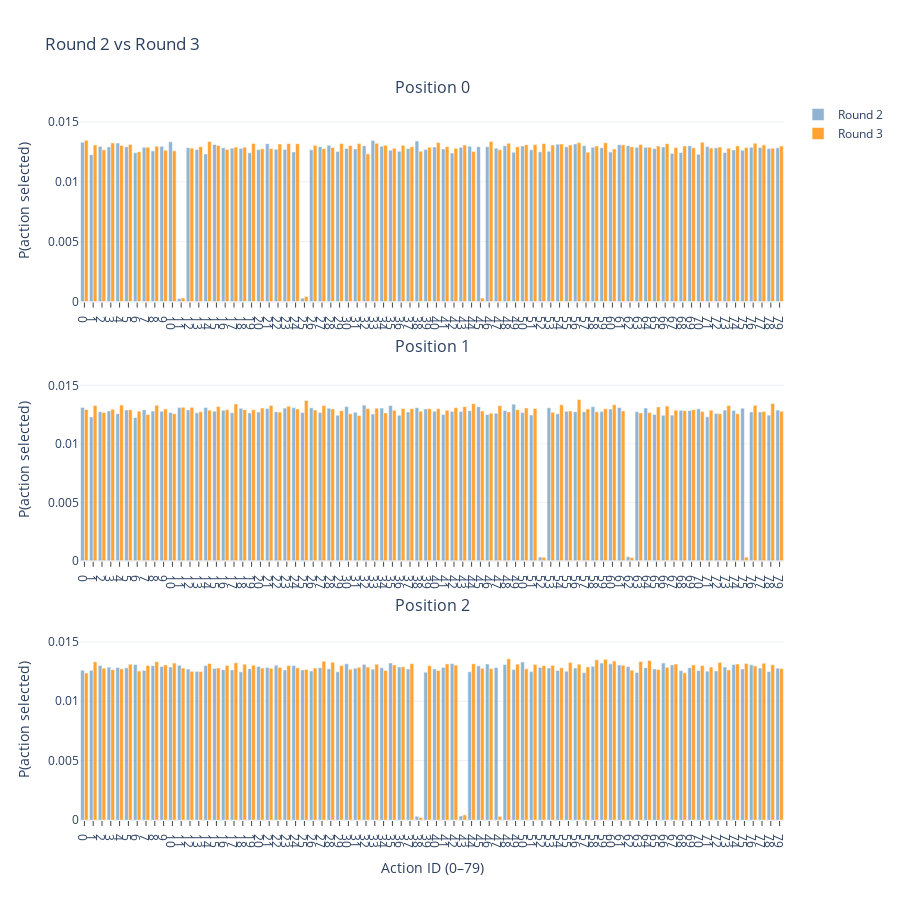

Notebook source saved alongside this figure:
### Code cell
# Round 3 (same tracker instance)
samp3 = tracker.next_round(
    random_state=None,     # or an int for reproducibility
    use_mc_if_needed=True, # True recommended for rounds >= 2
    n_sim=200_000          # tweak if you want faster/lower-variance
)
print("Round 3 samples:\n", samp3)

# Plot Round 2 vs Round 3
tracker.plot_compare(2, 3, title="Round 2 vs Round 3")

### Figure 1 — Plotly figure (JSON) as saved in the notebook; plotly's stock layout.template omitted (floating-point values rounded to 4 significant figures)
{"data": [{"customdata": [[0], [0], [0], [0], [0], [0], [0], [0], [0], [0], [0], [0], [0], [0], [0], [0], [0], [0], [0], [0], [0], [0], [0], [0], [0], [0], [0], [0], [0], [0], [0], [0], [0], [0], [0], [0], [0], [0], [0], [0], [0], [0], [0], [0], [0], [0], [0], [0], [0], [0], [0], [0], [0], [0], [0], [0], [0], [0], [0], [0], [0], [0], [0], [0], [0], [0], [0], [0], [0], [0], [0], [0], [0], [0], [0], [0], [0], [0], [0], [0]], "hovertemplate": "Position: %{customdata[0]}<br>Action: %{x}<br>Round: 2<br>P: %{y:.6f}<extra></extra>", "marker": {"color": "steelblue"}, "name": "Round 2", "opacity": 0.6, "showlegend": true, "type": "bar", "x": [0, 1, 2, 3, 4, 5, 6, 7, 8, 9, 10, 11, 12, 13, 14, 15, 16, 17, 18, 19, 20, 21, 22, 23, 24, 25, 26, 27, 28, 29, 30, 31, 32, 33, 34, 35, 36, 37, 38, 39, 40, 41, 42, 43, 44, 45, 46, 47, 48, 49, 50, 51, 52, 53, 54, 55, 56, 57, 58, 59, 60, 61, 62, 63, 64, 65, 66, 67, 68, 69, 70, 71, 72, 73, 74, 75, 76, 77, 78, 79], "xaxis": "x", "y": [0.01331, 0.01227, 0.01295, 0.01291, 0.01324, 0.01293, 0.01242, 0.01288, 0.01258, 0.01296, 0.01334, 0.00026, 0.01285, 0.01269, 0.01231, 0.01311, 0.01285, 0.01281, 0.01279, 0.01243, 0.01269, 0.01319, 0.01272, 0.0127, 0.0125, 0.00029, 0.01267, 0.01294, 0.01305, 0.01252, 0.01279, 0.01274, 0.01302, 0.01345, 0.01297, 0.01264, 0.01255, 0.01277, 0.01341, 0.01269, 0.0129, 0.01274, 0.0124, 0.01288, 0.01297, 0.01294, 0.01294, 0.01281, 0.01302, 0.01247, 0.01299, 0.01268, 0.01251, 0.01256, 0.01315, 0.01292, 0.01316, 0.01302, 0.01288, 0.01285, 0.01248, 0.0131, 0.01302, 0.01288, 0.01288, 0.01279, 0.01291, 0.01238, 0.01244, 0.01302, 0.0123, 0.01294, 0.01283, 0.01244, 0.01266, 0.01263, 0.01289, 0.01287, 0.01277, 0.01283], "yaxis": "y"}, {"customdata": [[0], [0], [0], [0], [0], [0], [0], [0], [0], [0], [0], [0], [0], [0], [0], [0], [0], [0], [0], [0], [0], [0], [0], [0], [0], [0], [0], [0], [0], [0], [0], [0], [0], [0], [0], [0], [0], [0], [0], [0], [0], [0], [0], [0], [0], [0], [0], [0], [0], [0], [0], [0], [0], [0], [0], [0], [0], [0], [0], [0], [0], [0], [0], [0], [0], [0], [0], [0], [0], [0], [0], [0], [0], [0], [0], [0], [0], [0], [0], [0]], "hovertemplate": "Position: %{customdata[0]}<br>Action: %{x}<br>Round: 3<br>P: %{y:.6f}<extra></extra>", "marker": {"color": "darkorange"}, "name": "Round 3", "opacity": 0.8, "showlegend": true, "type": "bar", "x": [0, 1, 2, 3, 4, 5, 6, 7, 8, 9, 10, 11, 12, 13, 14, 15, 16, 17, 18, 19, 20, 21, 22, 23, 24, 25, 26, 27, 28, 29, 30, 31, 32, 33, 34, 35, 36, 37, 38, 39, 40, 41, 42, 43, 44, 45, 46, 47, 48, 49, 50, 51, 52, 53, 54, 55, 56, 57, 58, 59, 60, 61, 62, 63, 64, 65, 66, 67, 68, 69, 70, 71, 72, 73, 74, 75, 76, 77, 78, 79], "xaxis": "x", "y": [0.01346, 0.01307, 0.01268, 0.01325, 0.01303, 0.01311, 0.01251, 0.0129, 0.01296, 0.01263, 0.01259, 0.00031, 0.01282, 0.01294, 0.01337, 0.01303, 0.0127, 0.0129, 0.0129, 0.0132, 0.01276, 0.01278, 0.01316, 0.0132, 0.01319, 0.00043, 0.01304, 0.01277, 0.01286, 0.0132, 0.01304, 0.0132, 0.01233, 0.01322, 0.01304, 0.0128, 0.01304, 0.01293, 0.01256, 0.01288, 0.01328, 0.01293, 0.0128, 0.01307, 0.01254, 0.0003, 0.01337, 0.01268, 0.01322, 0.01293, 0.0131, 0.0131, 0.0132, 0.01307, 0.01316, 0.01307, 0.01328, 0.01247, 0.01299, 0.01327, 0.01273, 0.01308, 0.01292, 0.01312, 0.01289, 0.01299, 0.01319, 0.01287, 0.013, 0.01283, 0.0133, 0.01282, 0.0129, 0.01281, 0.013, 0.01286, 0.01322, 0.01308, 0.0128, 0.01299], "yaxis": "y"}, {"customdata": [[1], [1], [1], [1], [1], [1], [1], [1], [1], [1], [1], [1], [1], [1], [1], [1], [1], [1], [1], [1], [1], [1], [1], [1], [1], [1], [1], [1], [1], [1], [1], [1], [1], [1], [1], [1], [1], [1], [1], [1], [1], [1], [1], [1], [1], [1], [1], [1], [1], [1], [1], [1], [1], [1], [1], [1], [1], [1], [1], [1], [1], [1], [1], [1], [1], [1], [1], [1], [1], [1], [1], [1], [1], [1], [1], [1], [1], [1], [1], [1]], "hovertemplate": "Position: %{customdata[0]}<br>Action: %{x}<br>Round: 2<br>P: %{y:.6f}<extra></extra>", "marker": {"color": "steelblue"}, "name": "Round 2", "opacity": 0.6, "showlegend": false, "type": "bar", "x": [0, 1, 2, 3, 4, 5, 6, 7, 8, 9, 10, 11, 12, 13, 14, 15, 16, 17, 18, 19, 20, 21, 22, 23, 24, 25, 26, 27, 28, 29, 30, 31, 32, 33, 34, 35, 36, 37, 38, 39, 40, 41, 42, 43, 44, 45, 46, 47, 48, 49, 50, 51, 52, 53, 54, 55, 56, 57, 58, 59, 60, 61, 62, 63, 64, 65, 66, 67, 68, 69, 70, 71, 72, 73, 74, 75, 76, 77, 78, 79], "xaxis": "x2", "y": [0.01311, 0.0123, 0.01276, 0.01281, 0.01258, 0.0129, 0.01226, 0.01291, 0.01281, 0.01278, 0.01269, 0.0131, 0.0129, 0.01265, 0.01311, 0.0128, 0.01287, 0.01266, 0.01304, 0.01264, 0.01272, 0.01302, 0.01274, 0.01306, 0.0131, 0.01267, 0.01308, 0.01269, 0.01304, 0.01245, 0.01319, 0.01269, 0.01332, 0.01255, 0.01306, 0.01328, 0.01244, 0.01273, 0.01309, 0.01298, 0.01279, 0.01251, 0.01277, 0.01277, 0.01283, 0.01317, 0.01251, 0.01261, 0.01285, 0.0134, 0.01268, 0.01247, 0.000325, 0.01308, 0.01257, 0.01278, 0.01274, 0.01274, 0.01317, 0.01276, 0.01298, 0.01311, 0.000355, 0.01275, 0.01307, 0.01252, 0.01244, 0.01246, 0.01286, 0.01285, 0.01299, 0.01231, 0.0126, 0.01289, 0.01286, 0.01305, 0.01273, 0.01273, 0.01246, 0.01289], "yaxis": "y2"}, {"customdata": [[1], [1], [1], [1], [1], [1], [1], [1], [1], [1], [1], [1], [1], [1], [1], [1], [1], [1], [1], [1], [1], [1], [1], [1], [1], [1], [1], [1], [1], [1], [1], [1], [1], [1], [1], [1], [1], [1], [1], [1], [1], [1], [1], [1], [1], [1], [1], [1], [1], [1], [1], [1], [1], [1], [1], [1], [1], [1], [1], [1], [1], [1], [1], [1], [1], [1], [1], [1], [1], [1], [1], [1], [1], [1], [1], [1], [1], [1], [1], [1]], "hovertemplate": "Position: %{customdata[0]}<br>Action: %{x}<br>Round: 3<br>P: %{y:.6f}<extra></extra>", "marker": {"color": "darkorange"}, "name": "Round 3", "opacity": 0.8, "showlegend": false, "type": "bar", "x": [0, 1, 2, 3, 4, 5, 6, 7, 8, 9, 10, 11, 12, 13, 14, 15, 16, 17, 18, 19, 20, 21, 22, 23, 24, 25, 26, 27, 28, 29, 30, 31, 32, 33, 34, 35, 36, 37, 38, 39, 40, 41, 42, 43, 44, 45, 46, 47, 48, 49, 50, 51, 52, 53, 54, 55, 56, 57, 58, 59, 60, 61, 62, 63, 64, 65, 66, 67, 68, 69, 70, 71, 72, 73, 74, 75, 76, 77, 78, 79], "xaxis": "x2", "y": [0.01293, 0.01328, 0.01268, 0.01296, 0.01332, 0.01292, 0.0128, 0.01251, 0.01331, 0.01297, 0.01258, 0.01313, 0.01312, 0.01274, 0.01288, 0.0132, 0.01292, 0.01341, 0.01293, 0.01291, 0.01306, 0.01328, 0.01272, 0.01323, 0.01299, 0.01371, 0.01289, 0.01328, 0.01299, 0.01284, 0.01258, 0.01242, 0.01301, 0.01305, 0.01264, 0.01287, 0.01302, 0.01301, 0.0128, 0.01301, 0.01299, 0.01287, 0.0131, 0.01317, 0.01344, 0.01282, 0.01262, 0.01327, 0.01273, 0.01293, 0.01307, 0.01302, 0.0003, 0.0127, 0.01334, 0.01281, 0.01379, 0.01298, 0.01273, 0.013, 0.01335, 0.01282, 0.000285, 0.01264, 0.01267, 0.01316, 0.01324, 0.01287, 0.01282, 0.01293, 0.01276, 0.01288, 0.01257, 0.01328, 0.01257, 0.00032, 0.01329, 0.01277, 0.01346, 0.0128], "yaxis": "y2"}, {"customdata": [[2], [2], [2], [2], [2], [2], [2], [2], [2], [2], [2], [2], [2], [2], [2], [2], [2], [2], [2], [2], [2], [2], [2], [2], [2], [2], [2], [2], [2], [2], [2], [2], [2], [2], [2], [2], [2], [2], [2], [2], [2], [2], [2], [2], [2], [2], [2], [2], [2], [2], [2], [2], [2], [2], [2], [2], [2], [2], [2], [2], [2], [2], [2], [2], [2], [2], [2], [2], [2], [2], [2], [2], [2], [2], [2], [2], [2], [2], [2], [2]], "hovertemplate": "Position: %{customdata[0]}<br>Action: %{x}<br>Round: 2<br>P: %{y:.6f}<extra></extra>", "marker": {"color": "steelblue"}, "name": "Round 2", "opacity": 0.6, "showlegend": false, "type": "bar", "x": [0, 1, 2, 3, 4, 5, 6, 7, 8, 9, 10, 11, 12, 13, 14, 15, 16, 17, 18, 19, 20, 21, 22, 23, 24, 25, 26, 27, 28, 29, 30, 31, 32, 33, 34, 35, 36, 37, 38, 39, 40, 41, 42, 43, 44, 45, 46, 47, 48, 49, 50, 51, 52, 53, 54, 55, 56, 57, 58, 59, 60, 61, 62, 63, 64, 65, 66, 67, 68, 69, 70, 71, 72, 73, 74, 75, 76, 77, 78, 79], "xaxis": "x3", "y": [0.01261, 0.0126, 0.01302, 0.01287, 0.01284, 0.01281, 0.0131, 0.0126, 0.01299, 0.01293, 0.01287, 0.01302, 0.01271, 0.01252, 0.013, 0.01276, 0.01266, 0.01264, 0.01248, 0.01274, 0.01293, 0.01283, 0.01303, 0.01263, 0.013, 0.01263, 0.01255, 0.01282, 0.01273, 0.01248, 0.01315, 0.01278, 0.01311, 0.0127, 0.01281, 0.01322, 0.01289, 0.01272, 0.000315, 0.01245, 0.01272, 0.01285, 0.01317, 0.00034, 0.01248, 0.01298, 0.01314, 0.01284, 0.0131, 0.01266, 0.0133, 0.01249, 0.01285, 0.0128, 0.01259, 0.01253, 0.0128, 0.0124, 0.01294, 0.01321, 0.01315, 0.01305, 0.01292, 0.01243, 0.01283, 0.01272, 0.01322, 0.01306, 0.01257, 0.01282, 0.01258, 0.01253, 0.01255, 0.01288, 0.01308, 0.01272, 0.01307, 0.0128, 0.0125, 0.01277], "yaxis": "y3"}, {"customdata": [[2], [2], [2], [2], [2], [2], [2], [2], [2], [2], [2], [2], [2], [2], [2], [2], [2], [2], [2], [2], [2], [2], [2], [2], [2], [2], [2], [2], [2], [2], [2], [2], [2], [2], [2], [2], [2], [2], [2], [2], [2], [2], [2], [2], [2], [2], [2], [2], [2], [2], [2], [2], [2], [2], [2], [2], [2], [2], [2], [2], [2], [2], [2], [2], [2], [2], [2], [2], [2], [2], [2], [2], [2], [2], [2], [2], [2], [2], [2], [2]], "hovertemplate": "Position: %{customdata[0]}<br>Action: %{x}<br>Round: 3<br>P: %{y:.6f}<extra></extra>", "marker": {"color": "darkorange"}, "name": "Round 3", "opacity": 0.8, "showlegend": false, "type": "bar", "x": [0, 1, 2, 3, 4, 5, 6, 7, 8, 9, 10, 11, 12, 13, 14, 15, 16, 17, 18, 19, 20, 21, 22, 23, 24, 25, 26, 27, 28, 29, 30, 31, 32, 33, 34, 35, 36, 37, 38, 39, 40, 41, 42, 43, 44, 45, 46, 47, 48, 49, 50, 51, 52, 53, 54, 55, 56, 57, 58, 59, 60, 61, 62, 63, 64, 65, 66, 67, 68, 69, 70, 71, 72, 73, 74, 75, 76, 77, 78, 79], "xaxis": "x3", "y": [0.01238, 0.01332, 0.01278, 0.01266, 0.01273, 0.01311, 0.01255, 0.01301, 0.01333, 0.01305, 0.01321, 0.01279, 0.01252, 0.01249, 0.01319, 0.0128, 0.01302, 0.01324, 0.01311, 0.01304, 0.0128, 0.01277, 0.01286, 0.01302, 0.01282, 0.01268, 0.0128, 0.01337, 0.01329, 0.013, 0.0127, 0.01286, 0.01288, 0.01312, 0.01259, 0.01306, 0.0129, 0.01316, 0.000215, 0.01299, 0.01259, 0.01315, 0.01304, 0.00043, 0.01316, 0.01277, 0.01275, 0.00031, 0.01358, 0.01311, 0.01273, 0.0131, 0.013, 0.01302, 0.01282, 0.01325, 0.01311, 0.01289, 0.01349, 0.01353, 0.01338, 0.01303, 0.01261, 0.01335, 0.01344, 0.01267, 0.01286, 0.01313, 0.01239, 0.01306, 0.01301, 0.01287, 0.01327, 0.01264, 0.01313, 0.01319, 0.01298, 0.0132, 0.01307, 0.01275], "yaxis": "y3"}], "layout": {"annotations": [{"font": {"size": 16}, "showarrow": false, "text": "Position 0", "x": 0.5, "xanchor": "center", "xref": "paper", "y": 1, "yanchor": "bottom", "yref": "paper"}, {"font": {"size": 16}, "showarrow": false, "text": "Position 1", "x": 0.5, "xanchor": "center", "xref": "paper", "y": 0.64, "yanchor": "bottom", "yref": "paper"}, {"font": {"size": 16}, "showarrow": false, "text": "Position 2", "x": 0.5, "xanchor": "center", "xref": "paper", "y": 0.28, "yanchor": "bottom", "yref": "paper"}], "bargap": 0.15, "barmode": "group", "height": 900, "title": {"text": "Round 2 vs Round 3"}, "xaxis": {"anchor": "y", "domain": [0, 1], "showticklabels": true, "tickmode": "array", "ticks": "outside", "ticktext": ["0", "1", "2", "3", "4", "5", "6", "7", "8", "9", "10", "11", "12", "13", "14", "15", "16", "17", "18", "19", "20", "21", "22", "23", "24", "25", "26", "27", "28", "29", "30", "31", "32", "33", "34", "35", "36", "37", "38", "39", "40", "41", "42", "43", "44", "45", "46", "47", "48", "49", "50", "51", "52", "53", "54", "55", "56", "57", "58", "59", "60", "61", "62", "63", "64", "65", "66", "67", "68", "69", "70", "71", "72", "73", "74", "75", "76", "77", "78", "79"], "tickvals": [0, 1, 2, 3, 4, 5, 6, 7, 8, 9, 10, 11, 12, 13, 14, 15, 16, 17, 18, 19, 20, 21, 22, 23, 24, 25, 26, 27, 28, 29, 30, 31, 32, 33, 34, 35, 36, 37, 38, 39, 40, 41, 42, 43, 44, 45, 46, 47, 48, 49, 50, 51, 52, 53, 54, 55, 56, 57, 58, 59, 60, 61, 62, 63, 64, 65, 66, 67, 68, 69, 70, 71, 72, 73, 74, 75, 76, 77, 78, 79]}, "xaxis2": {"anchor": "y2", "domain": [0, 1], "showticklabels": true, "tickmode": "array", "ticks": "outside", "ticktext": ["0", "1", "2", "3", "4", "5", "6", "7", "8", "9", "10", "11", "12", "13", "14", "15", "16", "17", "18", "19", "20", "21", "22", "23", "24", "25", "26", "27", "28", "29", "30", "31", "32", "33", "34", "35", "36", "37", "38", "39", "40", "41", "42", "43", "44", "45", "46", "47", "48", "49", "50", "51", "52", "53", "54", "55", "56", "57", "58", "59", "60", "61", "62", "63", "64", "65", "66", "67", "68", "69", "70", "71", "72", "73", "74", "75", "76", "77", "78", "79"], "tickvals": [0, 1, 2, 3, 4, 5, 6, 7, 8, 9, 10, 11, 12, 13, 14, 15, 16, 17, 18, 19, 20, 21, 22, 23, 24, 25, 26, 27, 28, 29, 30, 31, 32, 33, 34, 35, 36, 37, 38, 39, 40, 41, 42, 43, 44, 45, 46, 47, 48, 49, 50, 51, 52, 53, 54, 55, 56, 57, 58, 59, 60, 61, 62, 63, 64, 65, 66, 67, 68, 69, 70, 71, 72, 73, 74, 75, 76, 77, 78, 79]}, "xaxis3": {"anchor": "y3", "domain": [0, 1], "showticklabels": true, "tickmode": "array", "ticks": "outside", "ticktext": ["0", "1", "2", "3", "4", "5", "6", "7", "8", "9", "10", "11", "12", "13", "14", "15", "16", "17", "18", "19", "20", "21", "22", "23", "24", "25", "26", "27", "28", "29", "30", "31", "32", "33", "34", "35", "36", "37", "38", "39", "40", "41", "42", "43", "44", "45", "46", "47", "48", "49", "50", "51", "52", "53", "54", "55", "56", "57", "58", "59", "60", "61", "62", "63", "64", "65", "66", "67", "68", "69", "70", "71", "72", "73", "74", "75", "76", "77", "78", "79"], "tickvals": [0, 1, 2, 3, 4, 5, 6, 7, 8, 9, 10, 11, 12, 13, 14, 15, 16, 17, 18, 19, 20, 21, 22, 23, 24, 25, 26, 27, 28, 29, 30, 31, 32, 33, 34, 35, 36, 37, 38, 39, 40, 41, 42, 43, 44, 45, 46, 47, 48, 49, 50, 51, 52, 53, 54, 55, 56, 57, 58, 59, 60, 61, 62, 63, 64, 65, 66, 67, 68, 69, 70, 71, 72, 73, 74, 75, 76, 77, 78, 79], "title": {"text": "Action ID (0–79)"}}, "yaxis": {"anchor": "x", "domain": [0.72, 1], "range": [0, 0.01683], "title": {"text": "P(action selected)"}}, "yaxis2": {"anchor": "x2", "domain": [0.36, 0.64], "range": [0, 0.01724], "title": {"text": "P(action selected)"}}, "yaxis3": {"anchor": "x3", "domain": [0, 0.28], "range": [0, 0.01698], "title": {"text": "P(action selected)"}}}}
